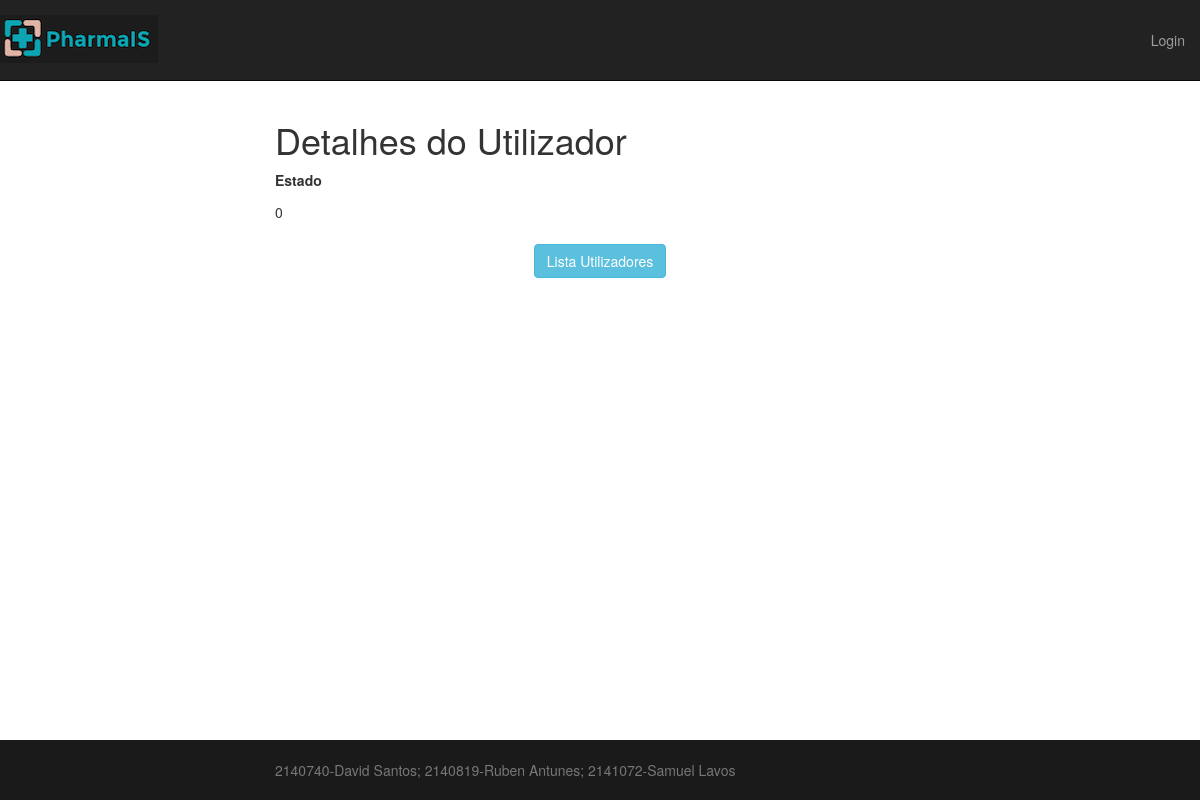
The app's page /Site/utilizadoresSusp_show.php?id=33, older data.
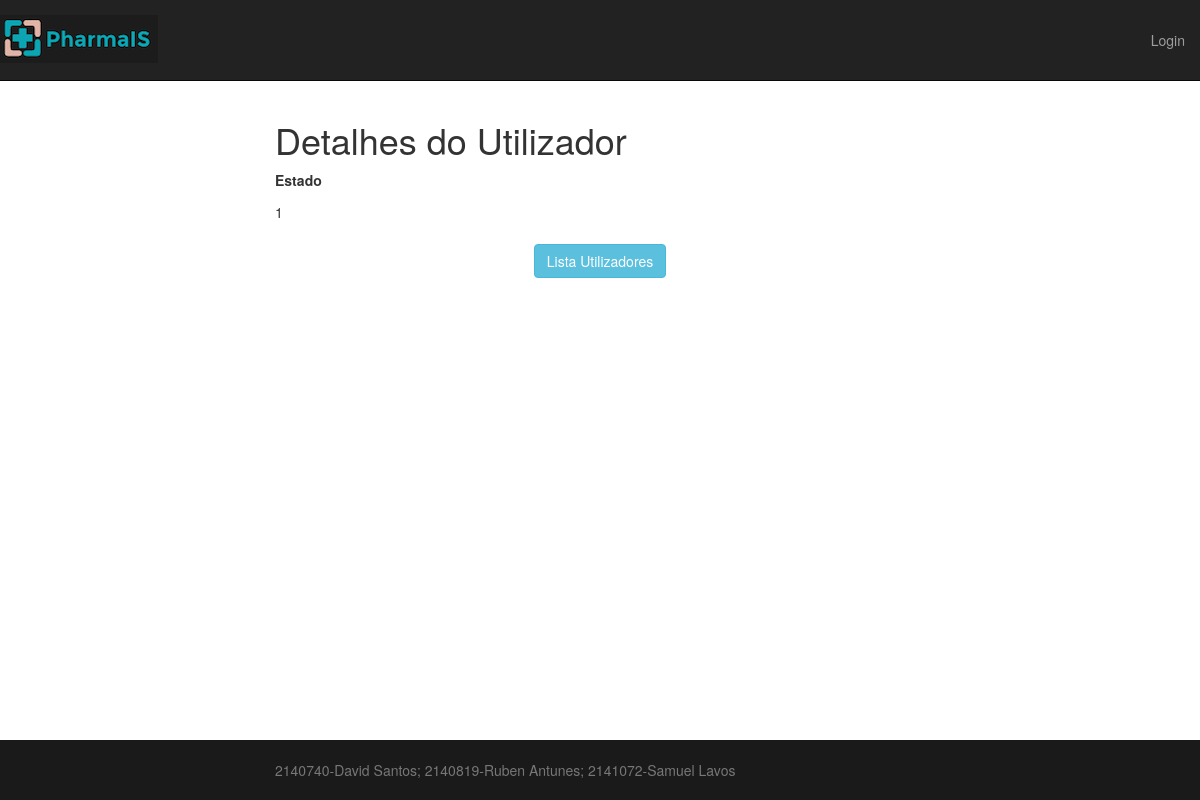
The same page, newer data.
### tables this page shows
CREATE TABLE IF NOT EXISTS `users` (
  `id` int(10) unsigned NOT NULL AUTO_INCREMENT,
  `name` varchar(255) NOT NULL,
  `password` varchar(255) NOT NULL,
  `type` varchar(1) NOT NULL,
  `active` varchar(1) NOT NULL DEFAULT '1',
  `nome` varchar(100) NOT NULL,
  `morada` varchar(150) NOT NULL,
  `sns` varchar(9) NOT NULL,
  `dataNascimento` varchar(10) NOT NULL,
  `remember_token` varchar(100) DEFAULT NULL,
  `created_at` timestamp NULL DEFAULT NULL,
  `updated_at` timestamp NULL DEFAULT NULL,
  PRIMARY KEY (`id`),
  UNIQUE KEY `sns` (`sns`)
);

### Site/inc/db.php (called while the page is built, shortened)
<?php
function db(){
	$maquina = "localhost";
	$utilizador = "root";
	$senha="";
	$bd="dbis";
	$_ApplicationDBConnection = @new mysqli($maquina, $utilizador, $senha, $bd);
	return $_ApplicationDBConnection;
}

### Site/model/utilizadores.model.php (called while the page is built, shortened)
<?php
require_once("inc/db.php");
function obtemUtilizador($id)
{
	$query = "SELECT id,nome,morada,sns,dataNascimento,name,password,type,active".
	         " FROM users ".
	         "WHERE id=?";
	$stmt= db()->prepare($query);
	$stmt->bind_param("i",$id);
	$stmt->execute();
	$result = $stmt->get_result();
	$arrayFromDB= $result->fetch_all(MYSQL_ASSOC);
	if (count($arrayFromDB) != 1)
		return NULL;
	else
		return $arrayFromDB[0];
}

### Site/utilizadoresSusp_show.php (called while the page is built, shortened)
<?php
	require_once("model/utilizadores.model.php");
	if (isset($_GET["id"])) {
		$data = obtemUtilizador($_GET["id"]);
	}
	require("view/top.template.php");
	require("view/detalheUtilizadorSusp.view.php");
	require("view/bottom.template.php");

### Site/inc/viewUtils.php (the view, shortened to what this page needs)
<?php
function echoValue($key, $data){
	if (array_key_exists($key, $data))
		echo $data[$key];
}

Row changes from the older to the newer data that the page shows:
changed users: active "0" → "1"
